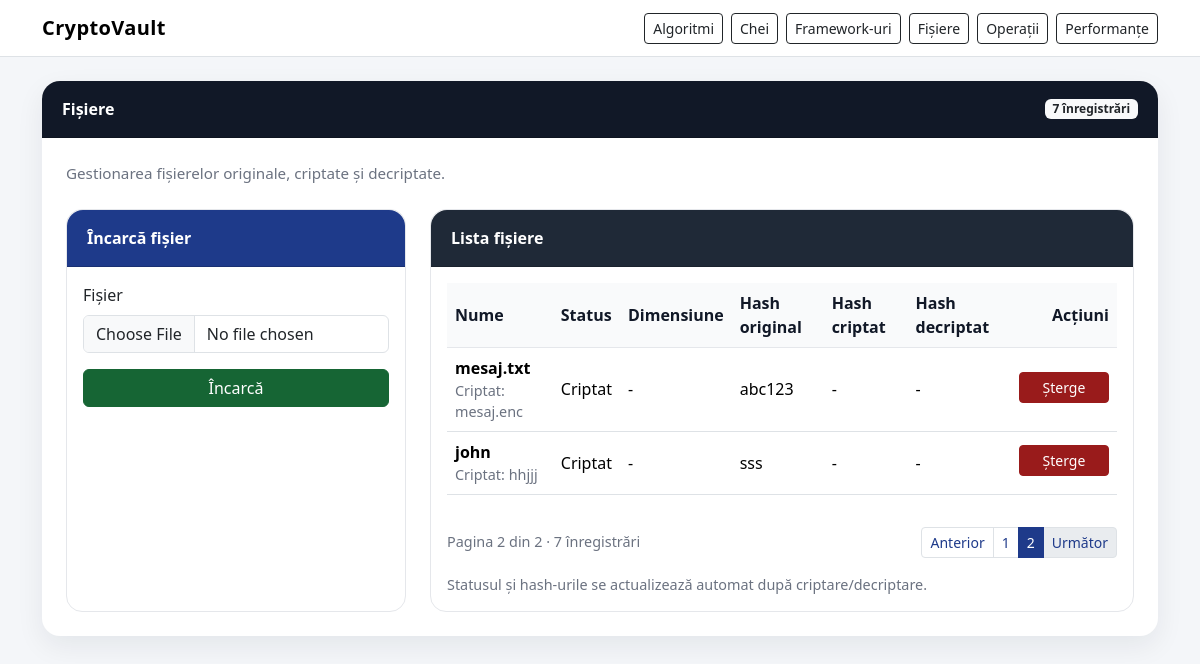
/files?page=2&per_page=5, run on the app's committed database.
### models.py (models this page shows)
class File(Base):
    __tablename__ = "files"
    id = Column(Integer, primary_key=True, index=True)
    original_name = Column(String(255), nullable=False)
    stored_name = Column(String(255), nullable=True)
    original_path = Column(String(500), nullable=True)
    encrypted_name = Column(String(255), nullable=True)
    encrypted_path = Column(String(500), nullable=True)
    decrypted_name = Column(String(255), nullable=True)
    decrypted_path = Column(String(500), nullable=True)
    status = Column(String(50), default="Ne-criptat", nullable=False)
    hash_value = Column(String(256), nullable=True)
    encrypted_hash = Column(String(256), nullable=True)
    decrypted_hash = Column(String(256), nullable=True)
    size_bytes = Column(Integer, nullable=True)
    created_at = Column(DateTime, default=datetime.datetime.utcnow, nullable=True)
    updated_at = Column(DateTime, default=datetime.datetime.utcnow, onupdate=datetime.datetime.utcnow, nullable=True)
    performances = relationship("Performance", back_populates="file", cascade="all, delete-orphan")

### app_web.py (the view)
@app.route("/files")
def show_files():
    db = database.get_session()
    try:
        pagination = crud.get_files_paginated(db, get_page(), get_per_page())
        return render_template(
            "files.html",
            files=pagination["items"],
            pagination=pagination
        )
    finally:
        db.close()

### app_web.py (called while the page is built)
def get_page():
    return crud.normalize_page(request.args.get("page", 1))

def get_per_page():
    return crud.normalize_per_page(request.args.get("per_page"))

### crud.py (called while the page is built)
def normalize_page(value):
    try:
        value = int(value)
    except (TypeError, ValueError):
        value = DEFAULT_PAGE
    if value < 1:
        value = DEFAULT_PAGE
    return value

def normalize_per_page(value):
    try:
        value = int(value)
    except (TypeError, ValueError):
        value = DEFAULT_PER_PAGE
    if value < 1:
        value = DEFAULT_PER_PAGE
    if value > MAX_PER_PAGE:
        value = MAX_PER_PAGE
    return value

def paginate_query(query, page=1, per_page=5):
    page = normalize_page(page)
    per_page = normalize_per_page(per_page)
    total = query.count()
    pages = math.ceil(total / per_page) if total > 0 else 1
    if page > pages:
        page = pages
    items = query.offset((page - 1) * per_page).limit(per_page).all()
    return {
        "items": items,
        "page": page,
        "per_page": per_page,
        "total": total,
        "pages": pages,
        "has_prev": page > 1,
        "has_next": page < pages,
        "prev_page": page - 1 if page > 1 else 1,
        "next_page": page + 1 if page < pages else pages,
    }

def get_files_paginated(db: Session, page=1, per_page=5):
    query = db.query(models.File).order_by(models.File.id.desc())
    return paginate_query(query, page, per_page)

### database.py (called while the page is built)
@event.listens_for(engine, "connect")
def enable_sqlite_foreign_keys(dbapi_connection, connection_record):
    cursor = dbapi_connection.cursor()
    cursor.execute("PRAGMA foreign_keys=ON")
    cursor.close()

def get_session():
    return SessionLocal()

### templates/files.html (shortened to what this page needs)
{% extends "base.html" %}
{% block content %}
<div class="card section-card">
    <div class="card-header">
        <div class="d-flex justify-content-between align-items-center flex-wrap gap-2">
            <span>Fișiere</span>
            <span class="badge bg-light text-dark">{{ pagination.total }} înregistrări</span>
        </div>
    </div>
    <div class="card-body p-4">
        <p class="section-subtitle mb-4">
            Gestionarea fișierelor originale, criptate și decriptate.
        </p>
        <div class="row g-4">
            <div class="col-lg-4">
                <div class="card form-card h-100">
                    <div class="card-header">Încarcă fișier</div>
                    <div class="card-body">
                        <form action="{{ url_for('save_file') }}" method="post" enctype="multipart/form-data">
                            <div class="mb-3">
                                <label class="form-label">Fișier</label>
                                <input type="file" name="upload_file" class="form-control" required>
                            </div>
                            <button type="submit" class="btn btn-success w-100">
                                Încarcă
                            </button>
                        </form>
                    </div>
                </div>
            </div>
            <div class="col-lg-8">
                <div class="card table-card h-100">
                    <div class="card-header">Lista fișiere</div>
                    <div class="card-body">
                        <div class="table-responsive">
                            <table class="table table-hover align-middle">
                                <thead>
                                    <tr>
                                        <th>Nume</th>
                                        <th>Status</th>
                                        <th>Dimensiune</th>
                                        <th>Hash original</th>
                                        <th>Hash criptat</th>
                                        <th>Hash decriptat</th>
                                        <th class="text-end">Acțiuni</th>
                                    </tr>
                                </thead>
                                <tbody>
                                {% for file in files %}
                                    <tr>
                                        <td>
                                            <strong>{{ file.original_name }}</strong>
                                            {% if file.encrypted_name %}
                                                <div class="small-muted">
                                                    Criptat: {{ file.encrypted_name }}
                                                </div>
                                            {% endif %}
                                        </td>
                                        <td>{{ file.status }}</td>
                                        <td>
                                            {{ file.size_bytes if file.size_bytes is not none else '-' }}
                                        </td>
                                        <td>
                                            {{ file.hash_value[:16] ~ '...' if file.hash_value and file.hash_value|length > 16 else (file.hash_value or '-') }}
                                        </td>
                                        <td>
                                            {{ file.encrypted_hash[:16] ~ '...' if file.encrypted_hash and file.encrypted_hash|length > 16 else (file.encrypted_hash or '-') }}
                                        </td>
                                        <td>
                                            {{ file.decrypted_hash[:16] ~ '...' if file.decrypted_hash and file.decrypted_hash|length > 16 else (file.decrypted_hash or '-') }}
                                        </td>
                                        <td class="text-end">
                                            <a href="{{ url_for('delete_file', file_id=file.id) }}"
                                               class="btn btn-danger btn-sm btn-action"
                                               onclick="return confirm('Sigur vrei să ștergi acest fișier din baza de date?')">
                                                Șterge
                                            </a>
                                        </td>
                                    </tr>
                                {% else %}
                                    <tr>
                                        <td colspan="7" class="text-center text-muted py-4">
                                            Nu există fișiere în baza de date.
                                        </td>
                                    </tr>
                                {% endfor %}
                                </tbody>
                            </table>
                        </div>
                        {% include "_pagination.html" %}
                        <div class="small-muted mt-3">
                            Statusul și hash-urile se actualizează automat după criptare/decriptare.
                        </div>
                    </div>
                </div>
            </div>
        </div>
    </div>
</div>
{% endblock %}

### static/css/style.css (style rules this page uses)
body { background-color: #f4f6f9; color: #1f2937; }
.section-card { border: none; border-radius: 18px; box-shadow: 0 10px 28px rgba(15, 23, 42, 0.07); margin-bottom: 2rem; }
.section-card .card-header { background-color: #111827; color: white; border-top-left-radius: 18px; border-top-right-radius: 18px; padding: 1rem 1.25rem; font-weight: 600; }
.form-card { border: 1px solid #e5e7eb; border-radius: 16px; }
.form-card .card-header { background-color: #1e3a8a; color: white; border-top-left-radius: 16px; border-top-right-radius: 16px; font-weight: 600; }
.table-card { border: 1px solid #e5e7eb; border-radius: 16px; }
.table-card .card-header { background-color: #1f2937; color: white; border-top-left-radius: 16px; border-top-right-radius: 16px; font-weight: 600; }
.table thead th { background-color: #f9fafb; color: #111827; font-weight: 600; border-bottom: 1px solid #e5e7eb; }
.table td, .table th { vertical-align: middle; }
.btn-action { min-width: 90px; margin-bottom: 0.25rem; }
.btn-success { background-color: #166534; border-color: #166534; }
.btn-danger { background-color: #991b1b; border-color: #991b1b; }
.section-subtitle { color: #6b7280; font-size: 0.95rem; margin-bottom: 0; }
.small-muted { font-size: 0.9rem; color: #6b7280; }

### data on the page
File: original_name "mesaj.txt", encrypted_name "mesaj.enc", status "Criptat", size_bytes "-", hash_value "abc123", encrypted_hash "-", decrypted_hash "-"
File: original_name "john", encrypted_name "hhjjj", status "Criptat", size_bytes "-", hash_value "sss", encrypted_hash "-", decrypted_hash "-"

### other printed values
{{ pagination.total }} "7"
{{ pagination.page }} "2"
{{ pagination.pages }} "2"
{{ p }} "1" "2"
